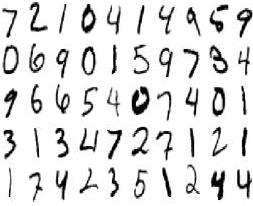
#> input picture pics/handWriting.jpg, 253 x 206 px; its folder holds only this picture in this run
$ python -i ocr.py   (imports and definitions only)   (Python 2 division)
#> lines starting #> are read from the running program, lines starting #| are printed output that depends on the picture; after the words box and inside, x2 and y2 are one past the last pixel; in counts of white or black regions, pixels touching at a corner belong together
import matplotlib.pyplot as plt
import numpy as np
import cv2
import copy
import os
import shutil

from pylab import imread, imshow, figure, show, subplot, plot, scatter
from scipy.cluster.vq import kmeans, vq


# [10 lines left out: function delete_files, not called in this run]


# crop the digit and save as binary files, then return the boxed digits in 28 by 28
def save_digit_to_binary_img_as_mnist(img, dim = 28, saveToFile = True, imgSize = None, boundingRectMinSize = 5):
    """ takes in an image/ image name, crops the digit and save as dim by dim images,
        then returns the image with digits bounding boxes drawn on it and
        a list contains all the corpped digits
    """
#> called with img = '../pics/handWriting.jpg', dim = 28, saveToFile = True, boundingRectMinSize = 5
    croppedDigits = [] # empty list holds all the cropped images

    # if img is a image name, then read it
    if isinstance(img, str):
        img = cv2.imread(img)
#> img is the input picture: shape (206, 253, 3); min 0, max 255, mean 224.1
    if imgSize: img = resize(img, imgSize)    # resize img to get better crops
    imgToShow = copy.copy(img)
    # thresh = binary_filter(img)

    # blur = cv2.GaussianBlur(img,(5, 5), 0)
    edge = cv2.Canny(img,100,100)
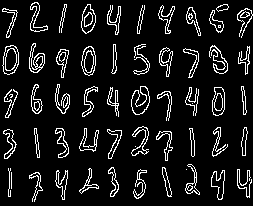
#> edge: shape (206, 253); 9.7% white in thin lines or dots
    # ret,thresh = cv2.threshold(edge,127,255,cv2.THRESH_OTSU)
    ret,thresh = cv2.threshold(edge,0,255,cv2.THRESH_BINARY+cv2.THRESH_OTSU)
#> ret = 0
    threshToShow = copy.copy(thresh)

    # gray=cv2.cvtColor(im,cv2.COLOR_BGR2GRAY)
    contours,hierarchy = cv2.findContours(thresh,cv2.RETR_LIST,cv2.CHAIN_APPROX_SIMPLE)
#> contours = 140 contours, 32 with area under 20; largest, box (x1, y1, x2, y2) and area: (2, 45, 19, 75) 364, (2, 45, 19, 75) 356, (81, 46, 96, 76) 316, (81, 46, 96, 76) 304, (131, 86, 150, 115) 294
    idx = 0
    for cnt in contours:
        if cnt.shape[0] >= boundingRectMinSize:
            x,y,w,h = cv2.boundingRect(cnt)
            cv2.rectangle(imgToShow,(x,y),(x+w,y+h),(0,255,0),1)
            cv2.rectangle(threshToShow,(x,y),(x+w,y+h),(0,255,0),1)

            # crop out the image, threshold it and save as binary image
            crop_img = img[y: y + h, x: x + w]   # img[y: y + h, x: x + w]
            grayed_im  = cv2.cvtColor(crop_img, cv2.COLOR_BGR2GRAY)
            # blur = cv2.GaussianBlur(grayed_im,(5, 5), 0)
            ret,thresh = cv2.threshold(grayed_im, 0, 255, cv2.THRESH_BINARY + cv2.THRESH_OTSU)
            # resize image to fit mnist dataset
            resized_img = resize(thresh, dim)
            # make the digit pure binary
            bin_img = make_binary(resized_img)
            # make the digit black
            black_digit = make_digit_black(bin_img)
            # add padding to make it dim by dim
            padded_img = padding(black_digit, dim)
            white_digit = flip_binary(padded_img)
            # add cropped digits to list
            croppedDigits.append(white_digit)
            if saveToFile: cv2.imwrite('../pics/cropped/' + str(idx) + '.png', white_digit)
            idx += 1
#> this loop made 140 passes
#> (grayed_im, ret, thresh) on pass 5: ([[243, 90, 43], [199, 57, 77], [92, 62, 156], [1, 113, 243]], 113, [[255, 0, 0], [255, 0, 0], [0, 0, 255], [0, 0, 255]])
#> (ret, peripherals in make_digit_black) on passes 6, 8, 9, 10, 15, 19: (91, [255, 255, 255, 255, 0, 0, 0, 0, 255, 255, 255, 255]), (121, [0, 0, 0, 0, 0, 0, 0, 0, 255, 255, 255, 255]), (142, [255, 255, 0, 0, 255, 255, 255, 255, 255, 255, 0, 0]), (157, [255, 255, 255, 255, 255, 255, 0, 0, 0, 255, 255, 255, 255]), (142, [255, 255, 255, 255, 255, 255, 255, 255, 255, 255, 255, 255]), (126, [255, 255, 255, 255, 255, 255, 255, 255, 255])
#> pass 1, in resize, `resized_img = cv2.resize(img, dim, interpolation = cv2.INTER_AREA)`:
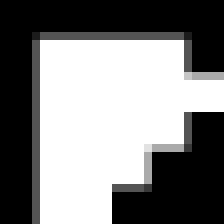
#> resized_img: shape (28, 28) (shown 8 times larger); min 0, max 255, mean 127.5
#> pass 1, in save_digit_to_binary_img_as_mnist, `bin_img = make_binary(resized_img)`:
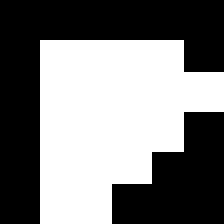
#> bin_img: shape (28, 28) (shown 8 times larger); 48.2% white; 1 white region, box (x1, y1, x2, y2) and area: (5, 5, 28, 28) 378
#> after the loop:
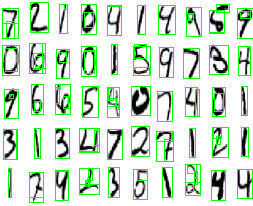
#> imgToShow: shape (206, 253, 3); 10.7% of pixels changed, all inside (x1, y1, x2, y2) = (2, 2, 253, 203)
#> after the loop:
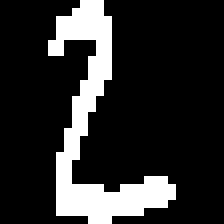
#> padded_img: shape (28, 28) float64 (shown 8 times larger); 17.3% white; 1 white region, box (x1, y1, x2, y2) and area: (6, 0, 22, 28) 136
#> after the loop:
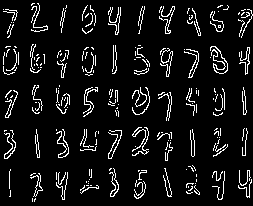
#> threshToShow: shape (206, 253); 8% white in thin lines or dots
    return imgToShow, threshToShow, croppedDigits


# crop the digit and save as binary files, then return the boxed digits
# [47 lines left out: functions save_digit_as_binary_original, crop_digit, binary_filter, not called in this run]

def resize(img, size):
    """ resize the image to fit in the size x size matrix """
    if img.shape[1] > img.shape[0]:
        r = float(size) / img.shape[1]
        dim = (int(size), int(img.shape[0] * r))
    else:
        r = float(size) / img.shape[0]
        dim = (int(img.shape[1] * r), int(size))

    resized_img = cv2.resize(img, dim, interpolation = cv2.INTER_AREA)
    return resized_img


def make_digit_black(img):
    """ flip the binary image if necessary to make it match mnist criteria
        we detect the color of the digits by suming up the color of the peripherals
        of the picture, if the peripherals is white then the background is white, then
        we know the digit is black....
    """
    peripherals = np.empty([0,])
    h = img.shape[0]
    w = img.shape[1]
    peripherals = np.r_[peripherals, img[0,:]]  #get the sides
    peripherals = np.r_[peripherals, img[h-1,:]]
    peripherals = np.r_[peripherals, img[:,0]]
    peripherals = np.r_[peripherals, img[:,w-1]]
    # if the mean color of the phericals of the image is white, that means
    # the background is white, needs to flip the background to black, digit to white
    if np.mean(peripherals) < 127.5:
        return flip_binary(img)
    else:
        return img

def make_binary(img):
    """ make the image pure black and white """
    for (x,y), pixel in np.ndenumerate(img):
        if img[x,y] > 127.5:
            img[x,y] = 255
        else:
            img[x,y] = 0
    return img


def flip_binary(img):
    for (x,y), pixel in np.ndenumerate(img):
        if img[x,y] == 0:
            img[x,y] = 255
        elif img[x,y] == 255:
            img[x,y] = 0
        else:
            print "flip_binary(): this image is not binary"

    return img

def padding(img, size):
    """ add padding to the image to make it square """
    padded = np.empty([size,size])
    padded.fill(255)
    h = img.shape[0]
    w = img.shape[1]
    x = int(size/2 - w/2)
    y = int(size/2 - h/2)
    padded[y: y + h, x: x + w] = img

    return padded


# obsolete code


# K means on color filtering, it doesn't clear out the background very well
# produces thick edge that connects digits together causion confusion
# [72 lines left out: functions img_kmeans, binary_matrix_to_position, binary_matrix_to_position_num, binary_matrix_to_position_2, not called in this run]


>>> result = save_digit_to_binary_img_as_mnist('../pics/handWriting.jpg')
